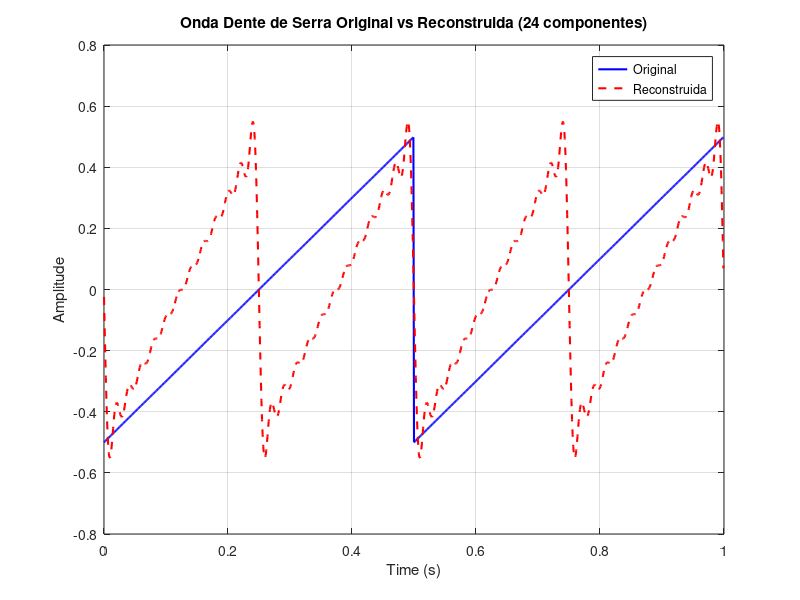

MATLAB code to generate this figure:
% Exercicio 3.5
N = 1024;
fs = 1024; % Frequencia de amostragem
t = linspace(0, 1 - 1/fs, N); % Vetor de tempo de 1 segundo

% A onda tem periodo T=0.5s (f = 2Hz) e varia de -0.5 a 0.5
% O comando sawtooth(2*pi*f*t) cria uma onda de -1 a 1, entao multiplicamos por 0.5
x = 0.5 * sawtooth(2*pi*2*t);

% Transformada de Fourier com escalonamento
X = fft(x) / N;

% Reconstrucao usando os primeiros 24 componentes
x_recon = zeros(1, N);

% Lembrando: X(1) é o componente DC. 
% O primeiro componente harmonico comeca no indice 2.
% A equacao de reconstrucao soma os componentes de k=1 ate 24.
% Precisamos somar a parte positiva (k) e negativa (-k, que fica no final do vetor)
for k = 1:24
    idx_pos = k + 1;
    idx_neg = N - k + 1;
    % Superposicao das senoides complexas
    x_recon = x_recon + X(idx_pos)*exp(1i*2*pi*k*2*t) + X(idx_neg)*exp(-1i*2*pi*k*2*t);
end

% Adiciona o nivel DC (embora seja 0 para essa onda especifica)
x_recon = x_recon + X(1);

% Plotagem
figure;
plot(t, x, 'b', 'LineWidth', 1.5); hold on;
plot(t, real(x_recon), 'r--', 'LineWidth', 1.5); % Usa real() para evitar lixo numerico
xlabel('Time (s)');
ylabel('Amplitude');
title('Onda Dente de Serra Original vs Reconstruida (24 componentes)');
legend('Original', 'Reconstruida');
grid on;
